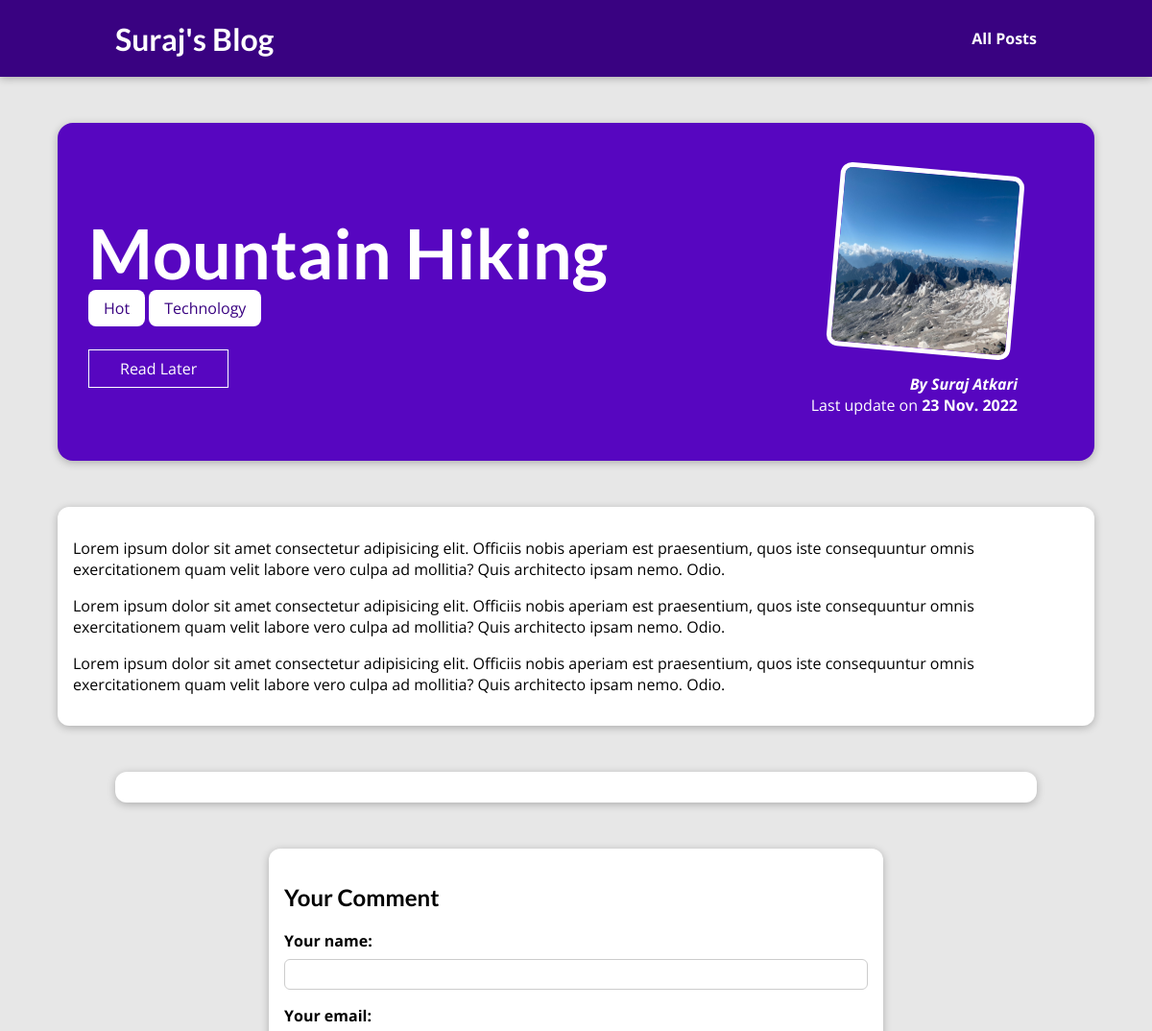
Page /posts/hike-in-the-mountains (upper part) on the earlier database version.
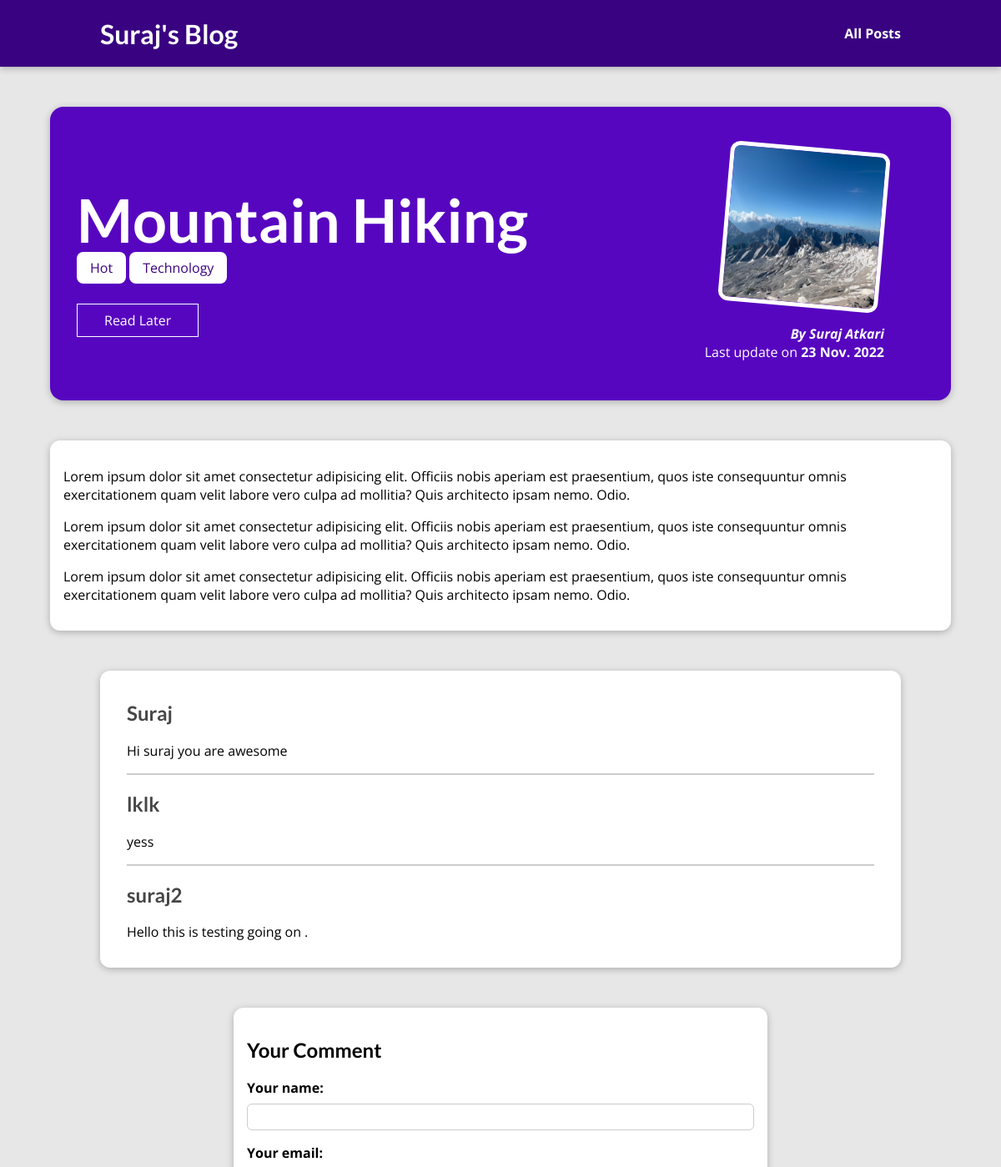
Same page on the later database version.
### blog/models.py (models this page shows, shortened)
class Post(models.Model):
    title = models.CharField(max_length=200)
    author = models.ForeignKey(
        Author, on_delete=models.SET_NULL, null=True, default=None, related_name="posts")
    excerpt = models.CharField(max_length=1000)
    image = models.ImageField(upload_to="posts", null=True)
    date = models.DateField(auto_now=True)
    slug = models.SlugField(unique=True, db_index=True, default=None)
    content = models.TextField(validators=[MinLengthValidator(10)])
    tags = models.ManyToManyField(Tag)

class Tag(models.Model):
    caption = models.CharField(max_length=20)

class Author(models.Model):
    first_name = models.CharField(max_length=55)
    last_name = models.CharField(max_length=55)
    email = models.EmailField(max_length=254)
    def full_name(self):
        return f"{self.first_name} {self.last_name}"
    def __str__(self):
        return self.full_name()

class Comment(models.Model):
    user_name = models.CharField(max_length=100)
    user_email = models.EmailField()
    text = models.TextField(max_length=500)
    post = models.ForeignKey(
        Post, on_delete=models.CASCADE, related_name="comments")

### blog/views.py (the view, shortened to what this page needs)
# urls.py: path("posts/<slug:slug>", views.DetailedPostView.as_view(),
class DetailedPostView(View):
    def get(self, request, slug):
        post = Post.objects.get(slug=slug)
        context = {
            "post": post,
            "post_tags": post.tags.all(),
            "comment_form": CommentForm(),
            "comments": post.comments.all().order_by("-id")
        }
        return render(request, "blog/post-detail.html", context)

### blog/forms.py
class CommentForm(forms.ModelForm):
    class Meta:
        model = Comment
        exclude = ["post"]
        labels = {
            "user_name": "Your name",
            "user_email": "Your email",
            "text": "Your Message"
        }

### blog/templates/blog/post-detail.html (shortened to what this page needs)
{% extends "base.html" %}
{% load static %}
{% block css_files %}
  <link rel="stylesheet" href="{% static "blog/post-detail.css" %}"/>
{% endblock css_files %}
 {% block content %}
  <section id="summary">
    <h2>{{ post.title }}</h2>
    <div>
      {% for tag in post_tags  %}
        <span class="tag">{{ tag.caption }}</span>
      {% endfor %}
    </div>
    <div id="read-later">
      <form action="{% url 'read-later' %}" method="POST">
        <button>Read Later</button>
      </form>
    </div>
    <article>
      <img src="{{ post.image.url }}" alt={{ post.title }}/>
      <address> By <a href="{{ post.author.email }}">{{ post.author }}</a></address>
      <div>
        Last update on <time> {{ post.date|date:"d N Y" }}</time>
      </div>
    </article>
  </section>
  <main>
      {{ post.content|linebreaks }}
  </main>
<section id="comments">
  <ul>
    {% for comment in comments  %}
      <li>
        <h2>{{ comment.user_name }}</h2>
        <p>{{ comment.text|linebreaks }}</p>
      </li>
    {% endfor %}
  </ul>
</section>
  <section id="comment-form">
    <h2>Your Comment</h2>
    <form action="{% url "post-detail-page" post.slug %}" method="POST">
      {% for form_field in comment_form %}
        <div class="form-control {% if form_field.errors %}invalid{% endif %}">
          {{ form_field.label_tag }}
          {{ form_field }}
        </div>
      {% endfor %}
    </form>
  </section>
  {% endblock %}

### my_site/templates/base.html (shortened to what this page needs)
{% load static %}
<!DOCTYPE html>
<html lang="en">
<head>
  <link rel="stylesheet" href="{% static "app.css" %}">
  {% block css_files %}{% endblock css_files %}
</head>
<body>
  <header id="main-navigation">
    <h1><a href="{% url "starting-page" %}">Suraj's Blog</a></h1>
      <nav>
        <a href="{% url "posts-page" %}">All Posts</a>
      </nav>
  </header>
{% block content %}
{% endblock content %}
</body>
</html>

### my_site/static/app.css (style rules this page uses)
* { box-sizing: border-box; }
html { font-family: 'Open Sans', 'Lato', sans-serif; }
body { margin: 0; }
h1, h2, h3 { font-family: 'Lato', sans-serif; font-weight: bold; }
#main-navigation { width: 100%; height: 5rem; display: flex; justify-content: space-between; align-items: center; padding: 0 10%; position: absolute; top: 0; left: 0; }
#main-navigation a { text-decoration: none; color: white; font-weight: bold; }

### blog/static/blog/post-detail.css (style rules this page uses)
body { background-color: #e7e7e7; }
#main-navigation { background-color: #390281; box-shadow: 0 2px 8px rgba(0, 0, 0, 0.25); }
#summary { margin: 8rem auto 3rem auto; padding: 2rem; width: 90%; max-width: 90rem; border-radius: 16px; background-color: #5706c0; position: relative; box-shadow: 0 2px 8px rgba(0, 0, 0, 0.25); height: 22rem; }
#summary h2 { color: white; font-size: 4.5rem; margin-bottom: 0.25rem; }
#summary article { position: absolute; top: 2rem; right: 3rem; padding: 1rem 2rem; border-radius: 12px; text-align: right; color: white; }
#summary article img { width: 12rem; height: 12rem; border-radius: 12px; transform: rotateZ(5deg); border: 5px solid white; margin-bottom: 1rem; }
#summary address { font-weight: bold; }
#summary a { color: white; text-decoration: none; }
#summary time { font-weight: bold; }
#read-later { margin: 2rem 0; }
#read-later button { background-color: transparent; border: 1px solid white; padding: 0.5rem 2rem; font: inherit; color: white; cursor: pointer; }
main { width: 90%; max-width: 90rem; margin: 3rem auto; background-color: white; padding: 1rem; border-radius: 12px; box-shadow: 0 2px 8px rgba(0, 0, 0, 0.25); }
.tag { background-color: white; color: #390281; padding: 0.5rem 1rem; border-radius: 8px; }
#comment-form { margin: 3rem auto; width: 90%; max-width: 40rem; border-radius: 12px; background-color: white; box-shadow: 0 2px 8px rgba(0, 0, 0, 0.25); padding: 1rem; }
.form-control { margin-bottom: 1rem; }
.form-control label { font-weight: bold; margin-bottom: 0.5rem; display: block; }
.form-control input, .form-control textarea { display: block; width: 100%; font: inherit; padding: 0.25rem; border-radius: 6px; border: 1px solid #ccc; }
#comments { margin: 3rem auto; width: 90%; max-width: 60rem; border-radius: 12px; background-color: white; box-shadow: 0 2px 8px rgba(0, 0, 0, 0.25); padding: 1rem 2rem; }
#comments ul { list-style: none; margin: 0; padding: 0; }
#comments li { margin-bottom: 1rem; border-bottom: 2px solid #ccc; }
#comments li:last-of-type { border-bottom: none; }
#comments h2 { color: #464646; }

Differences in the rows shown:
added Comment: user_name "Suraj", text "Hi suraj you are awesome"
added Comment: user_name "lklk", text "yess"
added Comment: user_name "suraj2", text "Hello this is testing going on ."
